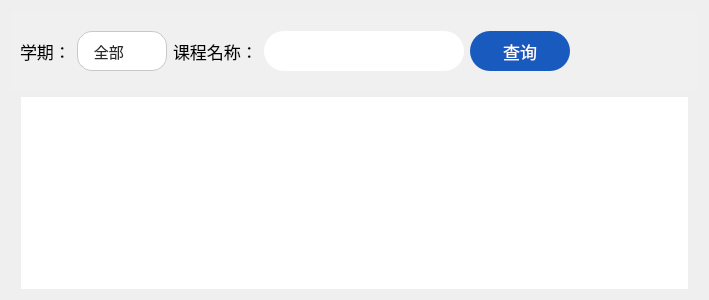
          <widget class="QWidget" name="page_2">
           <layout class="QGridLayout" name="gridLayout_11">
            <item row="0" column="0">
             <widget class="QWidget" name="widget" native="true">
              <property name="minimumSize">
               <size>
                <width>0</width>
                <height>80</height>
               </size>
              </property>
              <property name="styleSheet">
               <string notr="true">
background-color: #F0F0F0;</string>
              </property>
              <layout class="QHBoxLayout" name="horizontalLayout_3">
               <item>
                <widget class="QLabel" name="label_9">
                 <property name="minimumSize">
                  <size>
                   <width>48</width>
                   <height>40</height>
                  </size>
                 </property>
                 <property name="maximumSize">
                  <size>
                   <width>60</width>
                   <height>40</height>
                  </size>
                 </property>
                 <property name="font">
                  <font>
                   <family>微软雅黑</family>
                   <pointsize>13</pointsize>
                  </font>
                 </property>
                 <property name="text">
                  <string>学期：</string>
                 </property>
                </widget>
               </item>
               <item>
                <widget class="QComboBox" name="Time">
                 <property name="minimumSize">
                  <size>
                   <width>90</width>
                   <height>40</height>
                  </size>
                 </property>
                 <property name="maximumSize">
                  <size>
                   <width>90</width>
                   <height>40</height>
                  </size>
                 </property>
                 <property name="font">
                  <font>
                   <family>微软雅黑</family>
                   <pointsize>11</pointsize>
                  </font>
                 </property>
                 <property name="styleSheet">
                  <string notr="true">/* 未下拉时，QComboBox的样式 */
QComboBox {

    /*font: normal normal 15px &quot;Microsoft YaHei&quot;;*/
    background-color: #ffffff;
	color:#292A29;
	border-color:#c8c8c8;
	border-style:solid;
	border-width: 0.5 0.5 0.5 0.5;
	border-radius: 15px;
	padding-left: 12px;
}

QComboBox::drop-down {
	margin-right: 12px;
	border: none; 
}

QComboBox::down-arrow {
	width: 16;
	height: 16;
    border-image:url(:/res/arrow.png);
}

/* 下拉后，整个下拉窗体样式 */
QComboBox QAbstractItemView {
    outline: none;   /* 选定项的虚框 */
    border-radius:10px;   /* 圆角 */
	border-color:#c8c8c8;
	border-style:solid;
	border-width: 0.5 0.5 0.5 0.5;
    padding-top:10px;    /*上下都留10px，是因为选中项是矩形，如果不留，移动到第一项和最后一项会变为直角，不好看*/
    padding-bottom:10px;
 
    color:#292A29;
    background-color: #ffffff;
}
 
/* 下拉后，整个下拉窗体每项的样式 */
QComboBox QAbstractItemView::item {
     color:#292A29;
    background-color: #ffffff;
    min-height: 30px;/*每项高度*/
	padding-left: 12px;
}
 

 
/* 下拉后，整个下拉窗体被选择的每项的样式 */
QComboBox QAbstractItemView::item:selected {
	background-color: #F0F0F0;
	color: #185ABD;
}</string>
                 </property>
                 <property name="duplicatesEnabled">
                  <bool>false</bool>
                 </property>
                 <property name="frame">
                  <bool>true</bool>
                 </property>
                 <item>
                  <property name="text">
                   <string> 全部</string>
                  </property>
                 </item>
                 <item>
                  <property name="text">
                   <string>大一上</string>
                  </property>
                 </item>
                 <item>
                  <property name="text">
                   <string>大一下</string>
                  </property>
                 </item>
                 <item>
                  <property name="text">
                   <string>大二上</string>
                  </property>
                 </item>
                 <item>
                  <property name="text">
                   <string>大二下</string>
                  </property>
                 </item>
                 <item>
                  <property name="text">
                   <string>大三上</string>
                  </property>
                 </item>
                 <item>
                  <property name="text">
                   <string>大三下</string>
                  </property>
                 </item>
                 <item>
                  <property name="text">
                   <string>大四上</string>
                  </property>
                 </item>
                 <item>
                  <property name="text">
                   <string>大四下</string>
                  </property>
                 </item>
                </widget>
               </item>
               <item>
                <widget class="QLabel" name="label_10">
                 <property name="minimumSize">
                  <size>
                   <width>84</width>
                   <height>40</height>
                  </size>
                 </property>
                 <property name="maximumSize">
                  <size>
                   <width>102</width>
                   <height>40</height>
                  </size>
                 </property>
                 <property name="font">
                  <font>
                   <family>微软雅黑</family>
                   <pointsize>13</pointsize>
                  </font>
                 </property>
                 <property name="text">
                  <string>课程名称：</string>
                 </property>
                </widget>
               </item>
               <item>
                <widget class="QLineEdit" name="Cname">
                 <property name="minimumSize">
                  <size>
                   <width>200</width>
                   <height>40</height>
                  </size>
                 </property>
                 <property name="maximumSize">
                  <size>
                   <width>240</width>
                   <height>40</height>
                  </size>
                 </property>
                 <property name="font">
                  <font>
                   <family>微软雅黑</family>
                   <pointsize>13</pointsize>
                  </font>
                 </property>
                 <property name="styleSheet">
                  <string notr="true">border-radius: 20px;
background-color: #ffffff;
padding-left: 12;</string>
                 </property>
                 <property name="frame">
                  <bool>true</bool>
                 </property>
                </widget>
               </item>
               <item>
                <widget class="QPushButton" name="Btn_Search">
                 <property name="minimumSize">
                  <size>
                   <width>100</width>
                   <height>40</height>
                  </size>
                 </property>
                 <property name="maximumSize">
                  <size>
                   <width>110</width>
                   <height>40</height>
                  </size>
                 </property>
                 <property name="font">
                  <font>
                   <family>微软雅黑</family>
                   <pointsize>13</pointsize>
                  </font>
                 </property>
                 <property name="styleSheet">
                  <string notr="true">QPushButton {
	border-radius: 20px;
	background : #185ABD;
	color: #ffffff
}

QPushButton:hover {
    background-color: #1651AA;
}

QPushButton:pressed {
    background-color: #185ABD;
}</string>
                 </property>
                 <property name="text">
                  <string>查询</string>
                 </property>
                </widget>
               </item>
               <item>
                <spacer name="horizontalSpacer_15">
                 <property name="orientation">
                  <enum>Qt::Horizontal</enum>
                 </property>
                 <property name="sizeHint" stdset="0">
                  <size>
                   <width>119</width>
                   <height>20</height>
                  </size>
                 </property>
                </spacer>
               </item>
              </layout>
             </widget>
            </item>
            <item row="1" column="0">
             <layout class="QGridLayout" name="gridLayout_10">
              <item row="0" column="0">
               <spacer name="horizontalSpacer_14">
                <property name="orientation">
                 <enum>Qt::Horizontal</enum>
                </property>
                <property name="sizeType">
                 <enum>QSizePolicy::Fixed</enum>
                </property>
                <property name="sizeHint" stdset="0">
                 <size>
                  <width>10</width>
                  <height>20</height>
                 </size>
                </property>
               </spacer>
              </item>
              <item row="0" column="1">
               <widget class="QTableWidget" name="CourseTable">
                <property name="font">
                 <font>
                  <family>微软雅黑</family>
                  <pointsize>-1</pointsize>
                 </font>
                </property>
                <property name="focusPolicy">
                 <enum>Qt::NoFocus</enum>
                </property>
                <property name="autoFillBackground">
                 <bool>false</bool>
                </property>
                <property name="styleSheet">
                 <string notr="true">QHeaderView {
	background:transparent;  
	border:none;      
}

QHeaderView::section {      
	color: #292A29;
	background:#FFFFFF;     
	border:none;                 
    min-height:60px;               
    max-height:60px;               
 
    margin-left:0px; 
    padding-left: 8px;            
    padding-bottom: 10px; 
	border-bottom:2px solid #D9D9D9 ; 
}
 
QTableWidget {
    background:#FFFFFF;           
    border:none;                 
 
    font-size:13px;                
    font-family: &quot;微软雅黑&quot;; 
    color: #535353;                
}
 
QTableWidget::item              
{
    border-bottom:1px solid #E8E8E8 ; 
	padding-left: 8px;
}
 
QTableWidget::item::selected      
{       
	color: #1651AA;
    background:  #F0F0F0;                      
}
 
QScrollBar::handle:vertical      
{
    background: #8C8C8C;      
    border-radius:7px;                 
    width: 2px;                    
}

QScrollBar::handle:horizontal      
{
    background: #8C8C8C;     
    border-radius:7px;                 
    height: 2px;                      
}

QScrollBar::sub-line:vertical, QScrollBar::add-line:vertical,
QScrollBar::sub-line:horizontal, QScrollBar::add-line:horizontal {
    width: 0;
    height: 0;
}</string>
                </property>
                <property name="frameShape">
                 <enum>QFrame::NoFrame</enum>
                </property>
                <property name="frameShadow">
                 <enum>QFrame::Plain</enum>
                </property>
                <property name="sizeAdjustPolicy">
                 <enum>QAbstractScrollArea::AdjustIgnored</enum>
                </property>
                <property name="editTriggers">
                 <set>QAbstractItemView::NoEditTriggers</set>
                </property>
                <property name="showDropIndicator" stdset="0">
                 <bool>true</bool>
                </property>
                <property name="alternatingRowColors">
                 <bool>false</bool>
                </property>
                <property name="textElideMode">
                 <enum>Qt::ElideRight</enum>
                </property>
                <property name="showGrid">
                 <bool>false</bool>
                </property>
                <property name="gridStyle">
                 <enum>Qt::SolidLine</enum>
                </property>
                <property name="sortingEnabled">
                 <bool>true</bool>
                </property>
                <attribute name="horizontalHeaderVisible">
                 <bool>false</bool>
                </attribute>
                <attribute name="horizontalHeaderCascadingSectionResizes">
                 <bool>true</bool>
                </attribute>
                <attribute name="horizontalHeaderMinimumSectionSize">
                 <number>40</number>
                </attribute>
                <attribute name="horizontalHeaderDefaultSectionSize">
                 <number>125</number>
                </attribute>
                <attribute name="horizontalHeaderHighlightSections">
                 <bool>true</bool>
                </attribute>
                <attribute name="horizontalHeaderShowSortIndicator" stdset="0">
                 <bool>true</bool>
                </attribute>
                <attribute name="horizontalHeaderStretchLastSection">
                 <bool>true</bool>
                </attribute>
                <attribute name="verticalHeaderVisible">
                 <bool>false</bool>
                </attribute>
                <attribute name="verticalHeaderCascadingSectionResizes">
                 <bool>false</bool>
                </attribute>
                <attribute name="verticalHeaderMinimumSectionSize">
                 <number>25</number>
                </attribute>
                <attribute name="verticalHeaderDefaultSectionSize">
                 <number>40</number>
                </attribute>
                <attribute name="verticalHeaderShowSortIndicator" stdset="0">
                 <bool>true</bool>
                </attribute>
                <attribute name="verticalHeaderStretchLastSection">
                 <bool>false</bool>
                </attribute>
               </widget>
              </item>
              <item row="0" column="2">
               <spacer name="horizontalSpacer_16">
                <property name="orientation">
                 <enum>Qt::Horizontal</enum>
                </property>
                <property name="sizeType">
                 <enum>QSizePolicy::Fixed</enum>
                </property>
                <property name="sizeHint" stdset="0">
                 <size>
                  <width>10</width>
                  <height>20</height>
                 </size>
                </property>
               </spacer>
              </item>
             </layout>
            </item>
           </layout>
          </widget>
